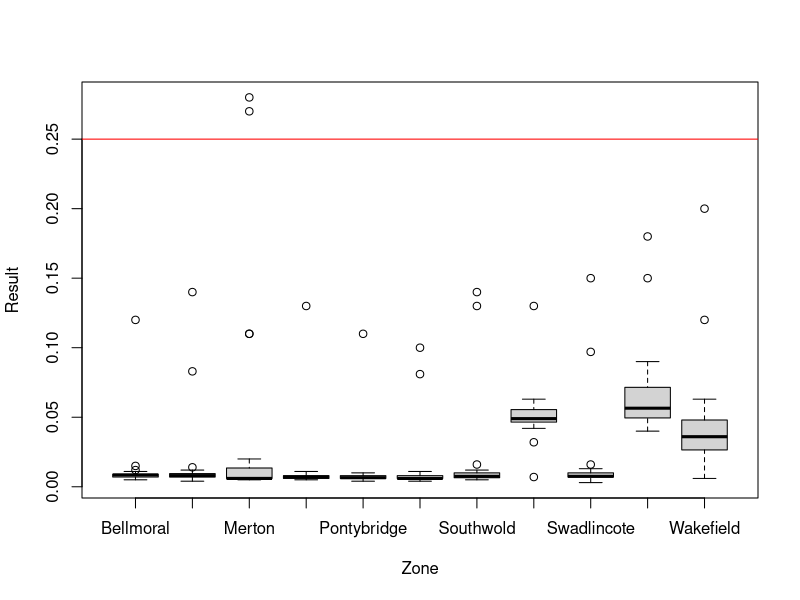
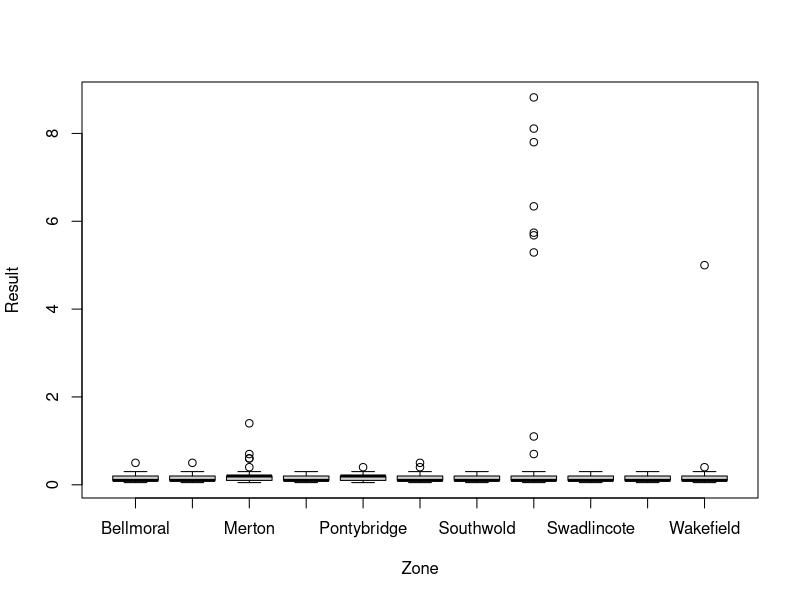

These charts were generated, in order, by the following R code:
## Quiz 1

## Correct answer key
## This code randomly generates the order of correct answers
set.seed(1)
sample(LETTERS[1:4], 10, replace = TRUE)

## Read data
gormsey <- read.csv("casestudy1/gormsey.csv")

## Question 1: How many results does the Gormsey data contain?
dim(gormsey)
nrow(gormsey)

## Question2: How many E Coli results were recorded?
sum(gormsey$Measure == "E Coli")

## Question 3: What is the data type of the Zone field?
str(gormsey)

## Question 4: How many E Coli results breached the regulations?
nrow(gormsey[gormsey$Measure == "E Coli" & gormsey$Result > 0, ])

## Question 5: What is the median THM value for the Gormsey system?
median(gormsey$Result[gormsey$Measure == "THMs"])

## Question 6: Which zone has breached the Victorian regulations for THM?
boxplot(Result ~ Zone, data = subset(gormsey, Measure == "THMs"))
abline(h = 0.25, col = "red")
subset(gormsey, Measure == "THMs" & Result > 0.25)

## Question 7: How many sample points have been used in the Pontybridge zone?
length(unique(gormsey$Sample_Point[gormsey$Zone == "Pontybridge"]))

## Question 8: Which zone shows the highest level of turbidity?
turbidity <- subset(gormsey, Measure == "Turbidity")
boxplot(Result ~ Zone, data = turbidity)
turbidity[turbidity$Result == max(turbidity$Result), ]

## Question 9: What is the lowest level of turbidity measured in the system?
min(turbidity$Result)

## Question 10: What is the 95^th^ percentile of the turbidity for each zone in the Gormsey system, using the Weibull method?
aggregate(turbidity$Result, list(turbidity$Zone), quantile, 0.95, method = 6)
